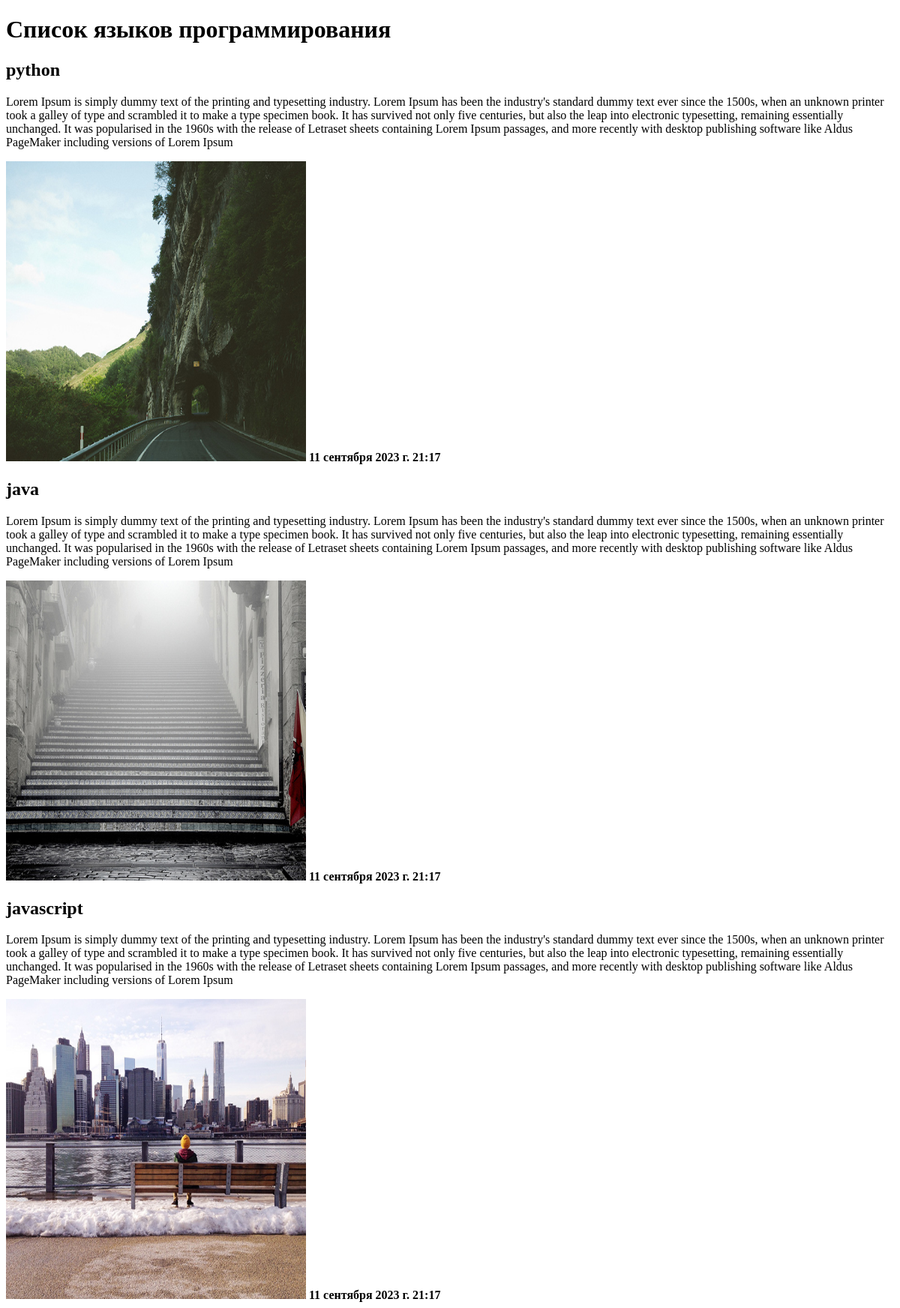
Screenshot of /programm_lang/ with the database file from the repository.
### blog/models.py (models this page shows, shortened)
class ProgramLang(models.Model):
    title = models.CharField(max_length=50)
    description = models.TextField()
    image = models.ImageField(upload_to='')
    created_at = models.DateTimeField(auto_now_add=True)

### blog/views.py (the view)
# urls.py: path('programm_lang/', views.program_lang_view, name='programm_lang'),
def program_lang_view(request):
    lang = models.ProgramLang.objects.all()
    return render(request, 'blog.html', {'lang_key': lang})

### templates/blog.html (shortened to what this page needs)
{% load static %}
<!DOCTYPE html>
<html lang="en">
<head>
    <link rel="stylesheet" href="{% static 'css/style.css' %}">
</head>
<body>
<h1>Список языков программирования</h1>
{% for i in lang_key %}
    <h2>{{i.title}}</h2>
    <p>{{i.description}}</p>
    <img src="{{i.image.url}}" alt="image_programm lang" width="400" height="400">
    <b>{{i.created_at}}</b>
{% endfor %}
</body>
</html>

### rows the page displays
ProgramLang: title "python", description "Lorem Ipsum is simply dummy text of the printing and typesetting industry. Lorem Ipsum has been the industry's standard dummy text ever since the 1500s, when an unknown printer took a galley of type and scrambled it to make a type specimen book. It has survived not only five centuries, but also the leap into electronic typesetting, remaining essentially unchanged. It was popularised in the 1960s with the release of Letraset sheets containing Lorem Ipsum passages, and more recently with desktop publishing software like Aldus PageMaker including versions of Lorem Ipsum", image (picture), created_at "11 сентября 2023 г. 21:17"
ProgramLang: title "java", description "Lorem Ipsum is simply dummy text of the printing and typesetting industry. Lorem Ipsum has been the industry's standard dummy text ever since the 1500s, when an unknown printer took a galley of type and scrambled it to make a type specimen book. It has survived not only five centuries, but also the leap into electronic typesetting, remaining essentially unchanged. It was popularised in the 1960s with the release of Letraset sheets containing Lorem Ipsum passages, and more recently with desktop publishing software like Aldus PageMaker including versions of Lorem Ipsum", image (picture), created_at "11 сентября 2023 г. 21:17"
ProgramLang: title "javascript", description "Lorem Ipsum is simply dummy text of the printing and typesetting industry. Lorem Ipsum has been the industry's standard dummy text ever since the 1500s, when an unknown printer took a galley of type and scrambled it to make a type specimen book. It has survived not only five centuries, but also the leap into electronic typesetting, remaining essentially unchanged. It was popularised in the 1960s with the release of Letraset sheets containing Lorem Ipsum passages, and more recently with desktop publishing software like Aldus PageMaker including versions of Lorem Ipsum", image (picture), created_at "11 сентября 2023 г. 21:17"
